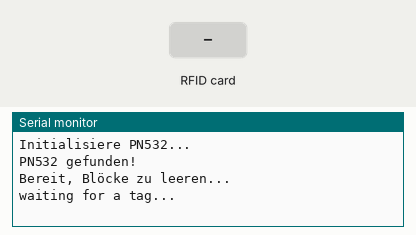
Simulated run of this sketch. Board: ESP8266 (NodeMCU). On the bench: the last lines printed to the serial monitor. Inputs (shaded band) come from the test bench.

Above: at 1.2 s.
1.3 s: RFID card 00 00 00 00 held to the reader
At 2.4 s:
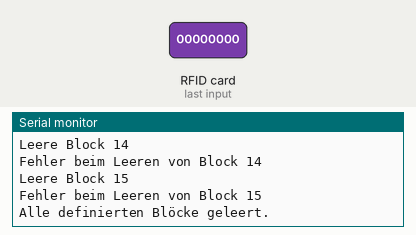
At 7.5 s:
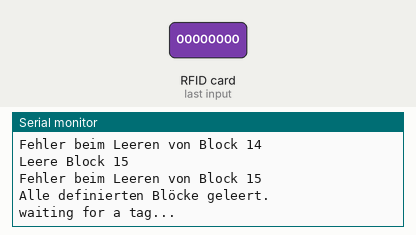

Measured:
- after the input at 1.3 s, the serial monitor: prints a new line at once (image 1)

The sketch:

clearing_blocks_on_tag.ino
```cpp
#include <SPI.h>
#include <PN532_SPI.h>
#include <PN532.h>

// Pin für SPI-Kommunikation
#define PN532_SS   D1

// Blockdefinitionen aus deinem Code
uint8_t UID_BLOCK = 10;
uint8_t ASSEMBLING_BLOCK = 11;
uint8_t SHELF_BLOCK = 12;
uint8_t SCREWING_BLOCK = 13;
uint8_t END_OF_LINE_BLOCK = 14;
uint8_t TRACKING_BLOCK = 15;

// built-in-uid params
uint8_t uid[] = {0};
uint8_t uidLength;

// Initialisiere PN532
PN532_SPI intf(SPI, PN532_SS);
PN532 nfc = PN532(intf);

void setup() {
  Serial.begin(115200);
  nfc.begin();

  Serial.println("Initialisiere PN532...");
  uint32_t versiondata = nfc.getFirmwareVersion();
  if (!versiondata) {
    Serial.println("PN532 nicht gefunden!");
    while (1); // Stoppe hier
  }

  Serial.println("PN532 gefunden!");
  nfc.SAMConfig();
  Serial.println("Bereit, Blöcke zu leeren...");
}

void loop() {
  // Null-Daten definieren
  uint8_t emptyData[4] = {0x00, 0x00, 0x00, 0x00};

  // Liste der Blöcke
  uint8_t blocks[] = {UID_BLOCK, ASSEMBLING_BLOCK, SHELF_BLOCK, SCREWING_BLOCK, END_OF_LINE_BLOCK, TRACKING_BLOCK};

  Serial.println("waiting for a tag...");
  // Blöcke leeren
  while(!nfc.readPassiveTargetID(PN532_MIFARE_ISO14443A, uid, &uidLength)){}

  for (uint8_t i = 0; i < sizeof(blocks); i++) {
    uint8_t block = blocks[i];
    Serial.print("Leere Block "); Serial.println(block);

    bool success = nfc.mifareultralight_WritePage(block, emptyData);

    if (success) {
      Serial.print("Block "); Serial.print(block); Serial.println(" erfolgreich geleert.");
    } else {
      Serial.print("Fehler beim Leeren von Block "); Serial.println(block);
    }
  }

  // Warten, bevor erneut geleert wird
  Serial.println("Alle definierten Blöcke geleert.");
  delay(5000);
}
```
